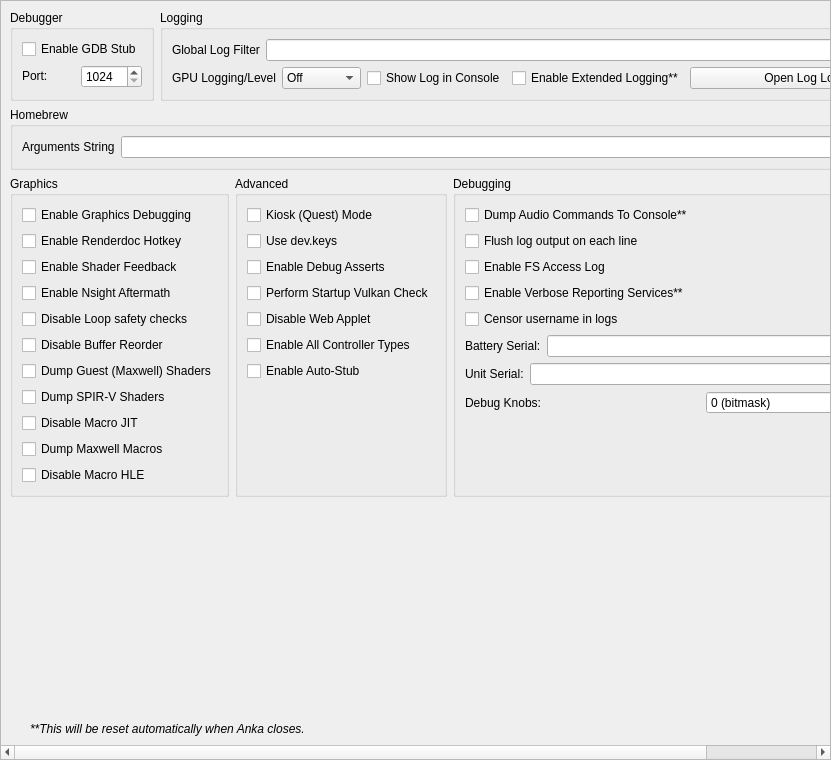
<?xml version="1.0" encoding="UTF-8"?>
<ui version="4.0">
 <class>ConfigureDebug</class>
 <widget class="QScrollArea" name="ConfigureDebug">
  <property name="geometry">
   <rect>
    <x>0</x>
    <y>0</y>
    <width>831</width>
    <height>760</height>
   </rect>
  </property>
  <property name="widgetResizable">
   <bool>true</bool>
  </property>
  <widget class="QWidget" name="widget">
   <property name="geometry">
    <rect>
     <x>0</x>
     <y>0</y>
     <width>829</width>
     <height>758</height>
    </rect>
   </property>
   <layout class="QVBoxLayout" name="verticalLayout_1">
    <item>
     <layout class="QHBoxLayout" name="horizontalLayout">
      <property name="topMargin">
       <number>0</number>
      </property>
      <item>
       <widget class="QGroupBox" name="groupBox">
        <property name="sizePolicy">
         <sizepolicy hsizetype="Preferred" vsizetype="Preferred">
          <horstretch>0</horstretch>
          <verstretch>0</verstretch>
         </sizepolicy>
        </property>
        <property name="title">
         <string>Debugger</string>
        </property>
        <property name="alignment">
         <set>Qt::AlignmentFlag::AlignLeading|Qt::AlignmentFlag::AlignLeft|Qt::AlignmentFlag::AlignTop</set>
        </property>
        <property name="flat">
         <bool>false</bool>
        </property>
        <property name="checkable">
         <bool>false</bool>
        </property>
        <layout class="QVBoxLayout" name="verticalLayout_3">
         <item>
          <widget class="QWidget" name="debug_widget" native="true">
           <property name="sizePolicy">
            <sizepolicy hsizetype="Preferred" vsizetype="Maximum">
             <horstretch>0</horstretch>
             <verstretch>0</verstretch>
            </sizepolicy>
           </property>
           <layout class="QVBoxLayout" name="verticalLayout">
            <property name="sizeConstraint">
             <enum>QLayout::SizeConstraint::SetDefaultConstraint</enum>
            </property>
            <property name="leftMargin">
             <number>0</number>
            </property>
            <property name="topMargin">
             <number>0</number>
            </property>
            <property name="rightMargin">
             <number>0</number>
            </property>
            <property name="bottomMargin">
             <number>0</number>
            </property>
            <item>
             <widget class="QCheckBox" name="toggle_gdbstub">
              <property name="sizePolicy">
               <sizepolicy hsizetype="Maximum" vsizetype="Maximum">
                <horstretch>0</horstretch>
                <verstretch>0</verstretch>
               </sizepolicy>
              </property>
              <property name="text">
               <string>Enable GDB Stub</string>
              </property>
             </widget>
            </item>
            <item>
             <widget class="QWidget" name="horizontalWidget_3" native="true">
              <property name="sizePolicy">
               <sizepolicy hsizetype="Preferred" vsizetype="Maximum">
                <horstretch>0</horstretch>
                <verstretch>0</verstretch>
               </sizepolicy>
              </property>
              <layout class="QHBoxLayout" name="horizontalLayout_3">
               <property name="leftMargin">
                <number>0</number>
               </property>
               <property name="topMargin">
                <number>0</number>
               </property>
               <property name="rightMargin">
                <number>0</number>
               </property>
               <property name="bottomMargin">
                <number>0</number>
               </property>
               <item>
                <widget class="QLabel" name="label_11">
                 <property name="sizePolicy">
                  <sizepolicy hsizetype="Minimum" vsizetype="Maximum">
                   <horstretch>0</horstretch>
                   <verstretch>0</verstretch>
                  </sizepolicy>
                 </property>
                 <property name="text">
                  <string>Port:</string>
                 </property>
                </widget>
               </item>
               <item>
                <widget class="QSpinBox" name="gdbport_spinbox">
                 <property name="sizePolicy">
                  <sizepolicy hsizetype="Preferred" vsizetype="Maximum">
                   <horstretch>0</horstretch>
                   <verstretch>0</verstretch>
                  </sizepolicy>
                 </property>
                 <property name="minimum">
                  <number>1024</number>
                 </property>
                 <property name="maximum">
                  <number>65535</number>
                 </property>
                </widget>
               </item>
              </layout>
             </widget>
            </item>
           </layout>
          </widget>
         </item>
        </layout>
       </widget>
      </item>
      <item>
       <widget class="QGroupBox" name="groupBox_2">
        <property name="sizePolicy">
         <sizepolicy hsizetype="Expanding" vsizetype="Preferred">
          <horstretch>0</horstretch>
          <verstretch>0</verstretch>
         </sizepolicy>
        </property>
        <property name="title">
         <string>Logging</string>
        </property>
        <layout class="QGridLayout" name="gridLayout_1">
         <item row="0" column="0" colspan="4">
          <widget class="QWidget" name="logging_widget" native="true">
           <property name="sizePolicy">
            <sizepolicy hsizetype="Preferred" vsizetype="Maximum">
             <horstretch>0</horstretch>
             <verstretch>0</verstretch>
            </sizepolicy>
           </property>
           <layout class="QHBoxLayout" name="horizontalLayout_1">
            <property name="leftMargin">
             <number>0</number>
            </property>
            <property name="topMargin">
             <number>0</number>
            </property>
            <property name="rightMargin">
             <number>0</number>
            </property>
            <property name="bottomMargin">
             <number>0</number>
            </property>
            <item>
             <widget class="QLabel" name="label_1">
              <property name="sizePolicy">
               <sizepolicy hsizetype="Preferred" vsizetype="Preferred">
                <horstretch>0</horstretch>
                <verstretch>0</verstretch>
               </sizepolicy>
              </property>
              <property name="text">
               <string>Global Log Filter</string>
              </property>
             </widget>
            </item>
            <item>
             <widget class="QLineEdit" name="log_filter_edit"/>
            </item>
           </layout>
          </widget>
         </item>
         <item row="1" column="0">
          <widget class="QWidget" name="gpu_log_level_widget" native="true">
           <property name="sizePolicy">
            <sizepolicy hsizetype="Preferred" vsizetype="Maximum">
             <horstretch>0</horstretch>
             <verstretch>0</verstretch>
            </sizepolicy>
           </property>
           <layout class="QHBoxLayout" name="gpu_log_level_layout">
            <property name="leftMargin">
             <number>0</number>
            </property>
            <property name="topMargin">
             <number>0</number>
            </property>
            <property name="rightMargin">
             <number>0</number>
            </property>
            <property name="bottomMargin">
             <number>0</number>
            </property>
            <item>
             <widget class="QLabel" name="gpu_log_level_label">
              <property name="text">
               <string>GPU Logging/Level</string>
              </property>
             </widget>
            </item>
            <item>
             <widget class="QComboBox" name="gpu_log_level">
              <property name="toolTip">
               <string>Detail level for GPU logs. Off disables logging entirely.</string>
              </property>
              <item>
               <property name="text">
                <string>Off</string>
               </property>
              </item>
              <item>
               <property name="text">
                <string>Errors</string>
               </property>
              </item>
              <item>
               <property name="text">
                <string>Standard</string>
               </property>
              </item>
              <item>
               <property name="text">
                <string>Verbose</string>
               </property>
              </item>
              <item>
               <property name="text">
                <string>All</string>
               </property>
              </item>
             </widget>
            </item>
           </layout>
          </widget>
         </item>
         <item row="1" column="1">
          <widget class="QCheckBox" name="toggle_console">
           <property name="text">
            <string>Show Log in Console</string>
           </property>
          </widget>
         </item>
         <item row="1" column="2">
          <widget class="QCheckBox" name="extended_logging">
           <property name="enabled">
            <bool>true</bool>
           </property>
           <property name="toolTip">
            <string>When checked, the max size of the log increases from 100 MB to 1 GB</string>
           </property>
           <property name="text">
            <string>Enable Extended Logging**</string>
           </property>
          </widget>
         </item>
         <item row="1" column="3">
          <widget class="QPushButton" name="open_log_button">
           <property name="sizePolicy">
            <sizepolicy hsizetype="Expanding" vsizetype="Maximum">
             <horstretch>1</horstretch>
             <verstretch>0</verstretch>
            </sizepolicy>
           </property>
           <property name="minimumSize">
            <size>
             <width>250</width>
             <height>0</height>
            </size>
           </property>
           <property name="text">
            <string>Open Log Location</string>
           </property>
          </widget>
         </item>
        </layout>
       </widget>
      </item>
     </layout>
    </item>
    <item>
     <widget class="QGroupBox" name="groupBox_3">
      <property name="title">
       <string>Homebrew</string>
      </property>
      <layout class="QVBoxLayout" name="verticalLayout_5">
       <item>
        <layout class="QHBoxLayout" name="horizontalLayout_4">
         <item>
          <widget class="QLabel" name="label_3">
           <property name="text">
            <string>Arguments String</string>
           </property>
          </widget>
         </item>
         <item>
          <widget class="QLineEdit" name="homebrew_args_edit"/>
         </item>
        </layout>
       </item>
      </layout>
     </widget>
    </item>
    <item>
     <layout class="QHBoxLayout" name="horizontalLayout_2">
      <item>
       <widget class="QGroupBox" name="groupBox_4">
        <property name="title">
         <string>Graphics</string>
        </property>
        <layout class="QGridLayout" name="gridLayout_2">
         <item row="4" column="0">
          <widget class="QCheckBox" name="disable_loop_safety_checks">
           <property name="toolTip">
            <string>When checked, it executes shaders without loop logic changes</string>
           </property>
           <property name="text">
            <string>Disable Loop safety checks</string>
           </property>
          </widget>
         </item>
         <item row="9" column="0">
          <widget class="QCheckBox" name="dump_macros">
           <property name="enabled">
            <bool>true</bool>
           </property>
           <property name="toolTip">
            <string>When checked, it will dump all the macro programs of the GPU</string>
           </property>
           <property name="text">
            <string>Dump Maxwell Macros</string>
           </property>
          </widget>
         </item>
         <item row="3" column="0">
          <widget class="QCheckBox" name="enable_nsight_aftermath">
           <property name="toolTip">
            <string>When checked, it enables Nsight Aftermath crash dumps</string>
           </property>
           <property name="text">
            <string>Enable Nsight Aftermath</string>
           </property>
          </widget>
         </item>
         <item row="6" column="0">
          <widget class="QCheckBox" name="dump_guest_shaders">
           <property name="enabled">
            <bool>true</bool>
           </property>
           <property name="toolTip">
            <string>When checked, it will dump original Maxwell guest shader bytecode (the input to the recompiler) as .ash files under DumpDir/shaders/. Useful for inspection with nvdisasm.</string>
           </property>
           <property name="text">
            <string>Dump Guest (Maxwell) Shaders</string>
           </property>
          </widget>
         </item>
         <item row="1" column="0">
          <widget class="QCheckBox" name="enable_renderdoc_hotkey">
           <property name="text">
            <string>Enable Renderdoc Hotkey</string>
           </property>
          </widget>
         </item>
         <item row="8" column="0">
          <widget class="QCheckBox" name="disable_macro_jit">
           <property name="enabled">
            <bool>true</bool>
           </property>
           <property name="toolTip">
            <string>When checked, it disables the macro Just In Time compiler. Enabling this makes games run slower</string>
           </property>
           <property name="text">
            <string>Disable Macro JIT</string>
           </property>
          </widget>
         </item>
         <item row="10" column="0">
          <widget class="QCheckBox" name="disable_macro_hle">
           <property name="enabled">
            <bool>true</bool>
           </property>
           <property name="toolTip">
            <string>When checked, it disables the macro HLE functions. Enabling this makes games run slower</string>
           </property>
           <property name="text">
            <string>Disable Macro HLE</string>
           </property>
          </widget>
         </item>
         <item row="0" column="0">
          <widget class="QCheckBox" name="enable_graphics_debugging">
           <property name="enabled">
            <bool>true</bool>
           </property>
           <property name="toolTip">
            <string>When checked, the graphics API enters a slower debugging mode</string>
           </property>
           <property name="text">
            <string>Enable Graphics Debugging</string>
           </property>
          </widget>
         </item>
         <item row="11" column="0">
          <spacer name="verticalSpacer_5">
           <property name="orientation">
            <enum>Qt::Orientation::Vertical</enum>
           </property>
           <property name="sizeType">
            <enum>QSizePolicy::Policy::Preferred</enum>
           </property>
           <property name="sizeHint" stdset="0">
            <size>
             <width>20</width>
             <height>0</height>
            </size>
           </property>
          </spacer>
         </item>
         <item row="2" column="0">
          <widget class="QCheckBox" name="enable_shader_feedback">
           <property name="toolTip">
            <string>When checked, yuzu will log statistics about the compiled pipeline cache</string>
           </property>
           <property name="text">
            <string>Enable Shader Feedback</string>
           </property>
          </widget>
         </item>
         <item row="5" column="0">
          <widget class="QCheckBox" name="disable_buffer_reorder">
           <property name="toolTip">
            <string>&lt;html&gt;&lt;head/&gt;&lt;body&gt;&lt;p&gt;When checked, disables reordering of mapped memory uploads which allows to associate uploads with specific draws. May reduce performance in some cases.&lt;/p&gt;&lt;/body&gt;&lt;/html&gt;</string>
           </property>
           <property name="text">
            <string>Disable Buffer Reorder</string>
           </property>
          </widget>
         </item>
         <item row="7" column="0">
          <widget class="QCheckBox" name="gpu_log_shader_dumps">
           <property name="toolTip">
            <string>When checked, it will dump the recompiler's output SPIR-V binaries (.spv) under LogDir/shaders/. Inspect via SPIRV-Tools (spirv-dis / spirv-cross / spirv-val) or RenderDoc.</string>
           </property>
           <property name="text">
            <string>Dump SPIR-V Shaders</string>
           </property>
          </widget>
         </item>
        </layout>
       </widget>
      </item>
      <item>
       <widget class="QGroupBox" name="groupBox_6">
        <property name="title">
         <string>Advanced</string>
        </property>
        <layout class="QGridLayout" name="gridLayout_4">
         <item row="3" column="0">
          <widget class="QCheckBox" name="perform_vulkan_check">
           <property name="toolTip">
            <string>Enables yuzu to check for a working Vulkan environment when the program starts up. Disable this if this is causing issues with external programs seeing yuzu.</string>
           </property>
           <property name="text">
            <string>Perform Startup Vulkan Check</string>
           </property>
          </widget>
         </item>
         <item row="4" column="0">
          <widget class="QCheckBox" name="disable_web_applet">
           <property name="text">
            <string>Disable Web Applet</string>
           </property>
          </widget>
         </item>
         <item row="5" column="0">
          <widget class="QCheckBox" name="enable_all_controllers">
           <property name="text">
            <string>Enable All Controller Types</string>
           </property>
          </widget>
         </item>
         <item row="6" column="0">
          <widget class="QCheckBox" name="use_auto_stub">
           <property name="text">
            <string>Enable Auto-Stub</string>
           </property>
          </widget>
         </item>
         <item row="0" column="0">
          <widget class="QCheckBox" name="quest_flag">
           <property name="text">
            <string>Kiosk (Quest) Mode</string>
           </property>
          </widget>
         </item>
         <item row="1" column="0">
          <widget class="QCheckBox" name="use_dev_keys">
           <property name="text">
            <string>Use dev.keys</string>
           </property>
          </widget>
         </item>
         <item row="2" column="0">
          <widget class="QCheckBox" name="use_debug_asserts">
           <property name="text">
            <string>Enable Debug Asserts</string>
           </property>
          </widget>
         </item>
         <item row="7" column="0">
          <spacer name="verticalSpacer_4">
           <property name="orientation">
            <enum>Qt::Orientation::Vertical</enum>
           </property>
           <property name="sizeType">
            <enum>QSizePolicy::Policy::Expanding</enum>
           </property>
           <property name="sizeHint" stdset="0">
            <size>
             <width>20</width>
             <height>0</height>
            </size>
           </property>
          </spacer>
         </item>
        </layout>
       </widget>
      </item>
      <item>
       <widget class="QGroupBox" name="groupBox_5">
        <property name="title">
         <string>Debugging</string>
        </property>
        <layout class="QGridLayout" name="gridLayout_3">
         <item row="6" column="0">
          <widget class="QWidget" name="serial_battery_widget" native="true">
           <property name="sizePolicy">
            <sizepolicy hsizetype="Preferred" vsizetype="Maximum">
             <horstretch>0</horstretch>
             <verstretch>0</verstretch>
            </sizepolicy>
           </property>
           <layout class="QHBoxLayout" name="horizontalLayout_11">
            <property name="leftMargin">
             <number>0</number>
            </property>
            <property name="topMargin">
             <number>0</number>
            </property>
            <property name="rightMargin">
             <number>0</number>
            </property>
            <property name="bottomMargin">
             <number>0</number>
            </property>
            <item>
             <widget class="QLabel" name="label_12">
              <property name="sizePolicy">
               <sizepolicy hsizetype="Preferred" vsizetype="Preferred">
                <horstretch>0</horstretch>
                <verstretch>0</verstretch>
               </sizepolicy>
              </property>
              <property name="text">
               <string>Battery Serial:</string>
              </property>
             </widget>
            </item>
            <item>
             <widget class="QLineEdit" name="serial_battery_edit"/>
            </item>
           </layout>
          </widget>
         </item>
         <item row="8" column="0">
          <widget class="QWidget" name="debug_knobs_widget" native="true">
           <property name="sizePolicy">
            <sizepolicy hsizetype="Preferred" vsizetype="Maximum">
             <horstretch>0</horstretch>
             <verstretch>0</verstretch>
            </sizepolicy>
           </property>
           <layout class="QHBoxLayout" name="horizontalLayout_debug_knobs">
            <property name="leftMargin">
             <number>0</number>
            </property>
            <property name="topMargin">
             <number>0</number>
            </property>
            <property name="rightMargin">
             <number>0</number>
            </property>
            <property name="bottomMargin">
             <number>0</number>
            </property>
            <item>
             <widget class="QLabel" name="label_debug_knobs">
              <property name="sizePolicy">
               <sizepolicy hsizetype="Preferred" vsizetype="Preferred">
                <horstretch>0</horstretch>
                <verstretch>0</verstretch>
               </sizepolicy>
              </property>
              <property name="text">
               <string>Debug Knobs:</string>
              </property>
             </widget>
            </item>
            <item>
             <widget class="QSpinBox" name="debug_knobs_spinbox">
              <property name="minimum">
               <number>0</number>
              </property>
              <property name="maximum">
               <number>65535</number>
              </property>
              <property name="toolTip">
               <string>Bitmask for quick development toggles</string>
              </property>
              <property name="statusTip">
               <string>Set debug knobs (bitmask)</string>
              </property>
              <property name="whatsThis">
               <string>16-bit debug knob set for quick development toggles</string>
              </property>
              <property name="suffix">
               <string> (bitmask)</string>
              </property>
             </widget>
            </item>
           </layout>
          </widget>
         </item>
         <item row="7" column="0">
          <widget class="QWidget" name="serial_board_widget" native="true">
           <property name="sizePolicy">
            <sizepolicy hsizetype="Preferred" vsizetype="Maximum">
             <horstretch>0</horstretch>
             <verstretch>0</verstretch>
            </sizepolicy>
           </property>
           <layout class="QHBoxLayout" name="horizontalLayout_12">
            <property name="leftMargin">
             <number>0</number>
            </property>
            <property name="topMargin">
             <number>0</number>
            </property>
            <property name="rightMargin">
             <number>0</number>
            </property>
            <property name="bottomMargin">
             <number>0</number>
            </property>
            <item>
             <widget class="QLabel" name="label_13">
              <property name="sizePolicy">
               <sizepolicy hsizetype="Preferred" vsizetype="Preferred">
                <horstretch>0</horstretch>
                <verstretch>0</verstretch>
               </sizepolicy>
              </property>
              <property name="text">
               <string>Unit Serial:</string>
              </property>
             </widget>
            </item>
            <item>
             <widget class="QLineEdit" name="serial_board_edit"/>
            </item>
           </layout>
          </widget>
         </item>
         <item row="20" column="0">
          <spacer name="verticalSpacer_3">
           <property name="orientation">
            <enum>Qt::Orientation::Vertical</enum>
           </property>
           <property name="sizeType">
            <enum>QSizePolicy::Policy::Expanding</enum>
           </property>
           <property name="sizeHint" stdset="0">
            <size>
             <width>20</width>
             <height>0</height>
            </size>
           </property>
          </spacer>
         </item>
         <item row="1" column="0">
          <widget class="QCheckBox" name="dump_audio_commands">
           <property name="toolTip">
            <string>Enable this to output the latest generated audio command list to the console. Only affects games using the audio renderer.</string>
           </property>
           <property name="text">
            <string>Dump Audio Commands To Console**</string>
           </property>
          </widget>
         </item>
         <item row="2" column="0">
          <widget class="QCheckBox" name="flush_line">
           <property name="text">
            <string>Flush log output on each line</string>
           </property>
          </widget>
         </item>
         <item row="3" column="0">
          <widget class="QCheckBox" name="fs_access_log">
           <property name="text">
            <string>Enable FS Access Log</string>
           </property>
          </widget>
         </item>
         <item row="4" column="0">
          <widget class="QCheckBox" name="reporting_services">
           <property name="text">
            <string>Enable Verbose Reporting Services**</string>
           </property>
          </widget>
         </item>
         <item row="5" column="0">
          <widget class="QCheckBox" name="censor_username">
           <property name="text">
            <string>Censor username in logs</string>
           </property>
          </widget>
         </item>
        </layout>
       </widget>
      </item>
     </layout>
    </item>
    <item>
     <spacer name="verticalSpacer">
      <property name="orientation">
       <enum>Qt::Orientation::Vertical</enum>
      </property>
      <property name="sizeHint" stdset="0">
       <size>
        <width>20</width>
        <height>0</height>
       </size>
      </property>
     </spacer>
    </item>
    <item>
     <widget class="QLabel" name="label_5">
      <property name="sizePolicy">
       <sizepolicy hsizetype="Expanding" vsizetype="Preferred">
        <horstretch>0</horstretch>
        <verstretch>0</verstretch>
       </sizepolicy>
      </property>
      <property name="font">
       <font>
        <italic>true</italic>
       </font>
      </property>
      <property name="text">
    <string>**This will be reset automatically when Anka closes.</string>
      </property>
      <property name="indent">
       <number>20</number>
      </property>
     </widget>
    </item>
   </layout>
  </widget>
 </widget>
 <tabstops>
  <tabstop>log_filter_edit</tabstop>
  <tabstop>toggle_console</tabstop>
  <tabstop>extended_logging</tabstop>
  <tabstop>open_log_button</tabstop>
  <tabstop>homebrew_args_edit</tabstop>
  <tabstop>enable_graphics_debugging</tabstop>
  <tabstop>enable_shader_feedback</tabstop>
  <tabstop>enable_nsight_aftermath</tabstop>
  <tabstop>fs_access_log</tabstop>
  <tabstop>reporting_services</tabstop>
  <tabstop>quest_flag</tabstop>
  <tabstop>use_debug_asserts</tabstop>
 </tabstops>
 <resources/>
 <connections/>
</ui>
